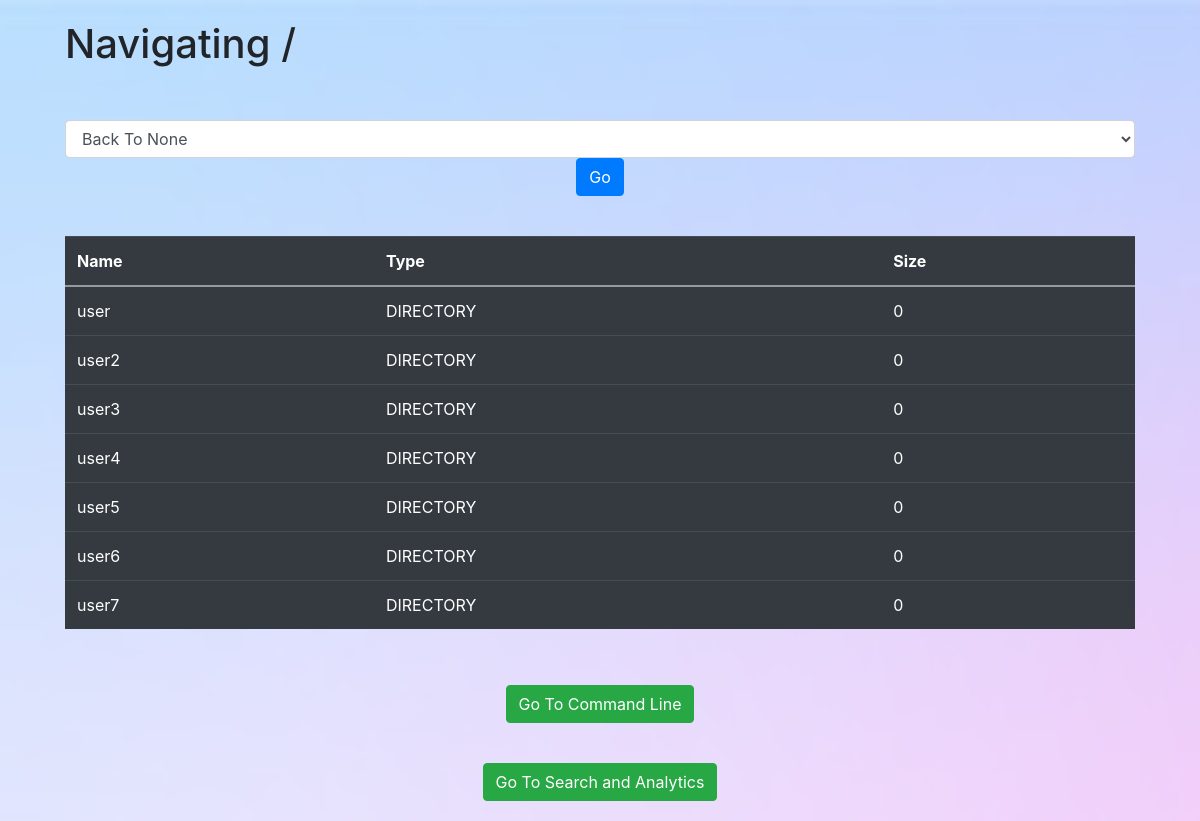
The app's page /navigate with its own data.
### tables this page shows
CREATE TABLE inode (
                    id INTEGER NOT NULL, 
                    type TEXT NOT NULL, 
                    name TEXT NOT NULL, 
                    block_count INTEGER NOT NULL, 
                    block_ids TEXT NOT NULL, 
                    block_sizes TEXT NOT NULL, 
                    last_id INTEGER NOT NULL, 
                    PRIMARY KEY (id));

### app.py (the view)
@app.route('/navigate')
def load_navigate():
	current_dir = '/' # defaults to root
	child_dir, child_all = navigate_child(current_dir) # get child_dir and child_all
	return render_template('navigate.html', current_dir=current_dir, parent_dir=None, child_dir=child_dir, child_all=child_all)

### templates/navigate.html (shortened to what this page needs)
<!DOCTYPE html>
<html lang="en" dir="ltr">
    <head>
        <link rel="stylesheet" href="https://stackpath.bootstrapcdn.com/bootstrap/4.4.1/css/bootstrap.min.css"
>
    </head>
    <body style="background-image: url(../static/b2.jpg)">
        <div class="container-sm">
            <div class="card-body">
                <h1 class="card-title">Navigating {{current_dir}}</h1>
            </div>
            <div class="card-body" align="center">
                <form action="/navigate" method="POST">
                  <select class="form-control" name="new_dir">
                    <option value='//{{ parent_dir }}'>Back To {{parent_dir}}</option>
                  </select>
                  <button type="submit" class="btn btn-primary">Go</button>
                </form>
            </div>
            <div class="card-body">
                <table class="table table-dark">
                    <tr>
                        <th scope="col">Name</th>
                        <th scope="col">Type</th>
                        <th scope="col">Size</th>
                    </tr>
                    <tbody>
                    {% for name, type, size in child_all %}
                        <tr>
                            <td> {{ name }} </td>
                            <td> {{ type }} </td>
                            <td> {{ size }} </td>
                        </tr>
                    {% endfor %}
                    </tbody>
                </table>
            </div>
            <div class="card-body" align="center">
                <a class="btn btn-success" href="/" role="button">Go To Command Line</a>
            </div>
            <div class="card-body" align="center">
                <a class="btn btn-success" href="/search" role="button">Go To Search and Analytics</a>
            </div>
        </div>
    </body>
</html>

### records on screen
inode: name "user", type "DIRECTORY", size "0"
inode: name "user2", type "DIRECTORY", size "0"
inode: name "user3", type "DIRECTORY", size "0"
inode: name "user4", type "DIRECTORY", size "0"
inode: name "user5", type "DIRECTORY", size "0"
inode: name "user6", type "DIRECTORY", size "0"
inode: name "user7", type "DIRECTORY", block_count "0"

### other values on screen
{{ current_dir }} "/"
